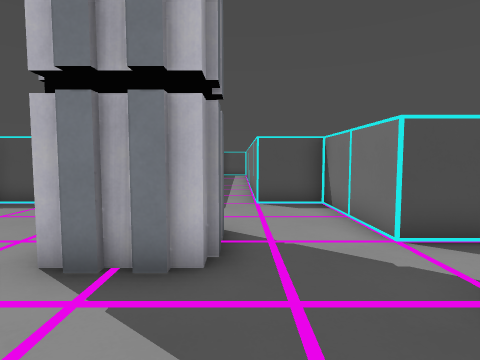
view 1 (above)

20 first-person views from a walk through a Godot game level. The camera is 1.3 m above the floor, tilts 4° down and sees 80° across. The floor is counted in squares, 1 m on a side. Each view is taken from the middle of a square. On the plan, view 1 faces up. The plan holds only what a view shows up to about 13 squares ahead; the rest is blank. The place goes on beyond the plan. Surface patterns are stand-ins for the level's own textures.

view 2
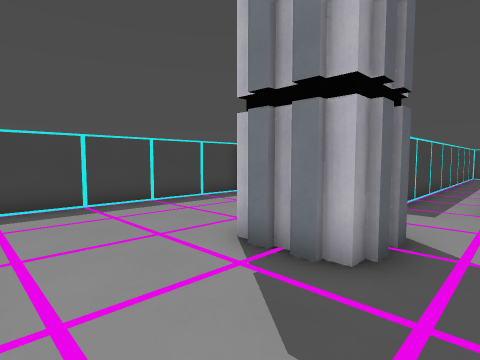

view 3
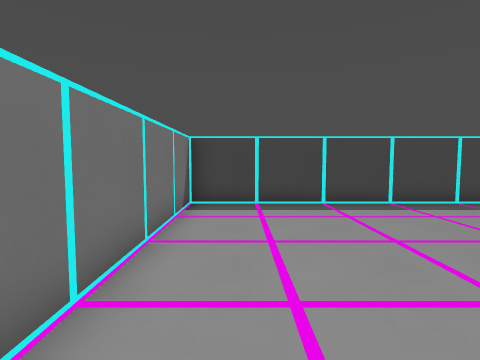

view 4
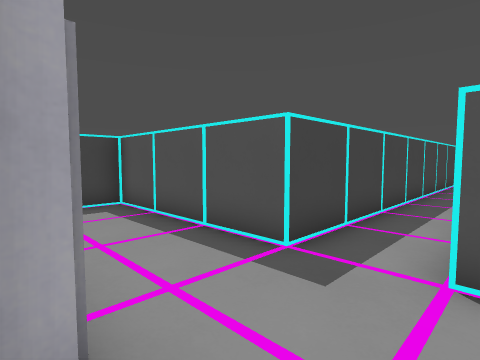

view 5
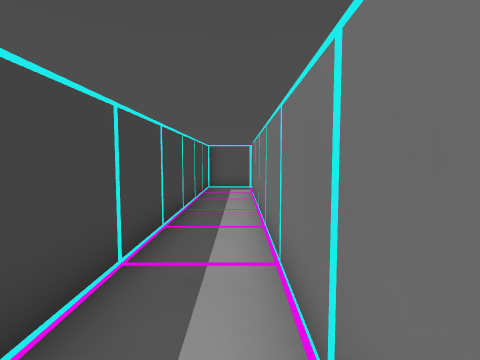

view 6
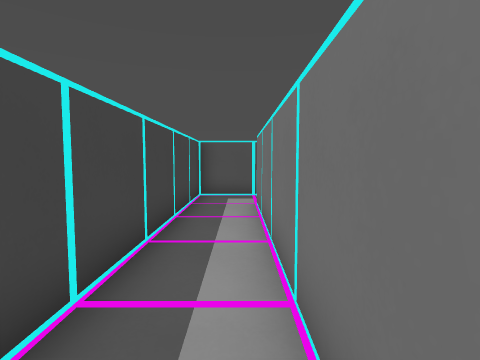

view 7
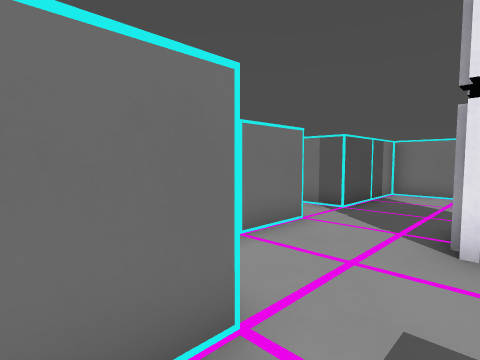

view 8
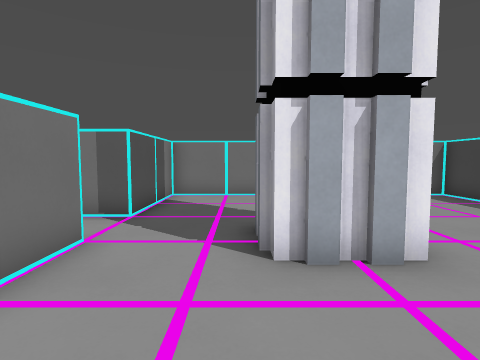

view 9
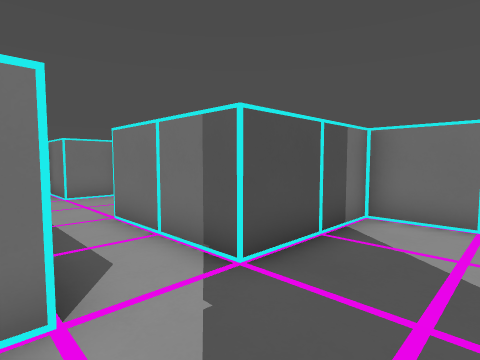

view 10
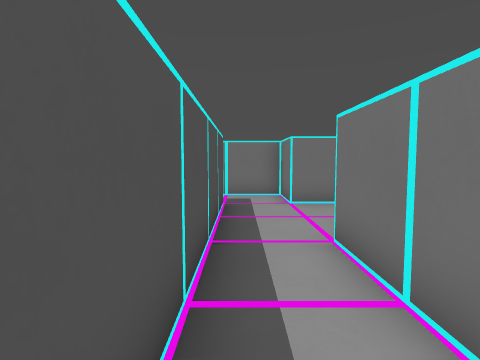

view 11
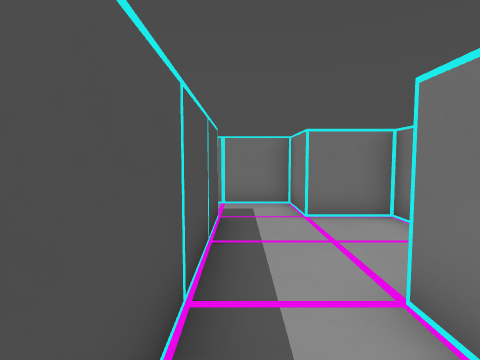

view 12
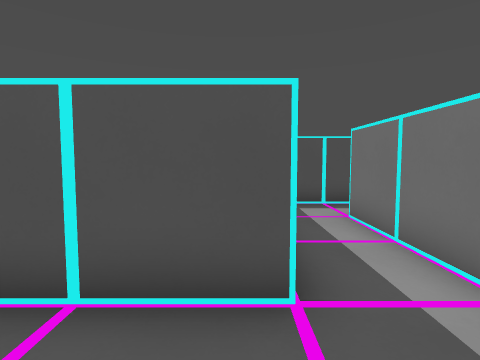

view 13
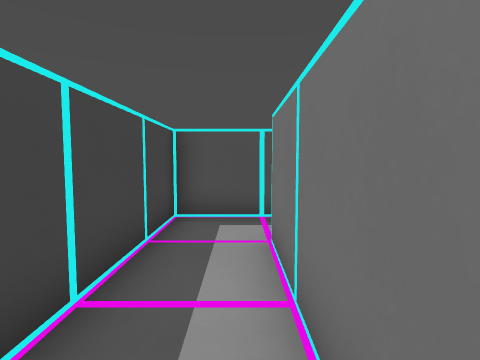

view 14
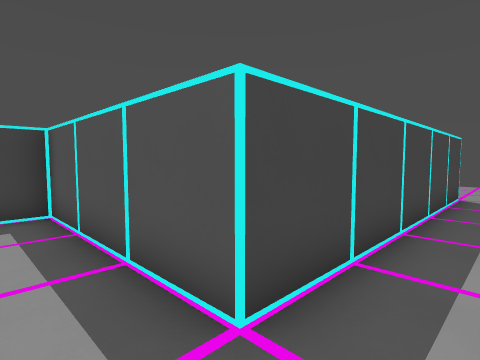

view 15
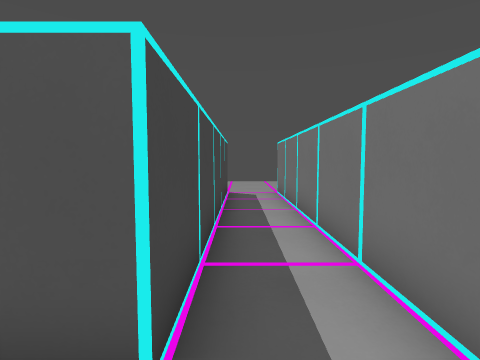

view 16
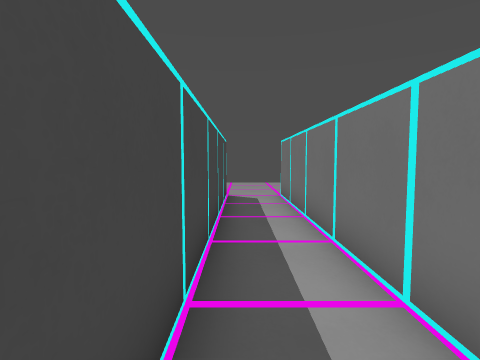

view 17
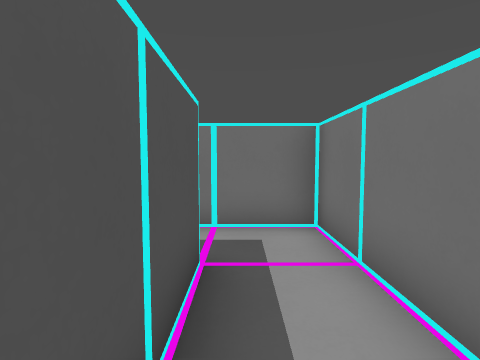

view 18
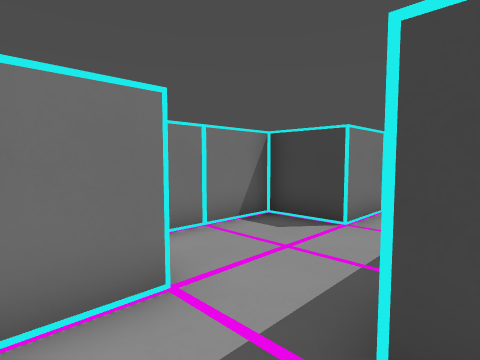

view 19
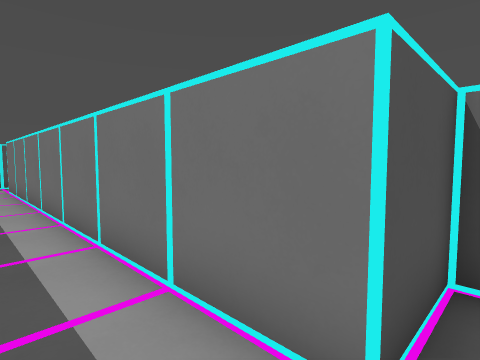

view 20
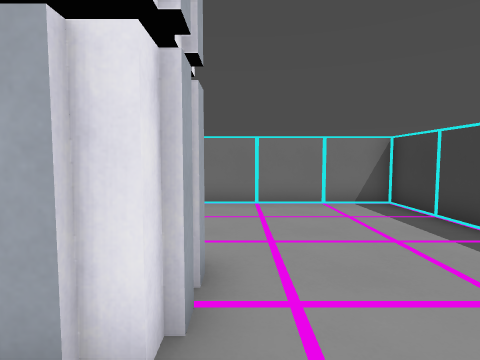

### Floor plan
Ten units are one square. View 1 is at (0, 0); x grows to the right and y downward. Boxes are objects, and circles mark ways between rooms. Rooms are numbered by the first view taken in them; rooms with no view inside come last. Other rooms are left out.
<svg viewBox="-80 -250 270 270">
<path fill="none" stroke="#000" d="M-24 -38 -24 -54 -4 -54 -4 -34 -25 -34M25 -45 25 -85 5 -85 5 -225M8 -245 -15 -245 -15 -85 -75 -85 -75 15 25 15 25 -25M146 -85 185 -85 185 -205M25 -25 65 -25 65 -5 105 -5 105 -25 125 -25 125 -85M165 -205 165 -105 105 -105 105 -45 25 -45"/>
<circle cx="20" cy="-35" r="3" fill="#2a7"/>
<text x="-20" y="-70">1</text>
<text x="120" y="-80">2</text>
</svg>
Room 1 opens to room 2.

Where each view was taken, in squares from view 1:
view 1: 0 up, 0 right, facing up
view 2: 0 up, 1 right, facing up-left
view 3: 0 up, 1 right, facing left
view 4: 5 up, 1 right, facing up-left
view 5: 11 up, 0 right, facing up
view 6: 14 up, 0 right, facing up
view 7: 10 up, 1 left, facing down-right
view 8: 9 up, 0 right, facing down
view 9: 5 up, 0 right, facing down-right
view 10: 4 up, 2 right, facing right
view 11: 4 up, 4 right, facing right
view 12: 2 up, 10 right, facing up
view 13: 4 up, 12 right, facing up
view 14: 9 up, 18 right, facing up-left
view 15: 9 up, 17 right, facing up
view 16: 10 up, 17 right, facing up
view 17: 10 up, 13 right, facing right
view 18: 5 up, 12 right, facing down-left
view 19: 8 up, 1 left, facing up-right
view 20: 7 up, 3 left, facing down
